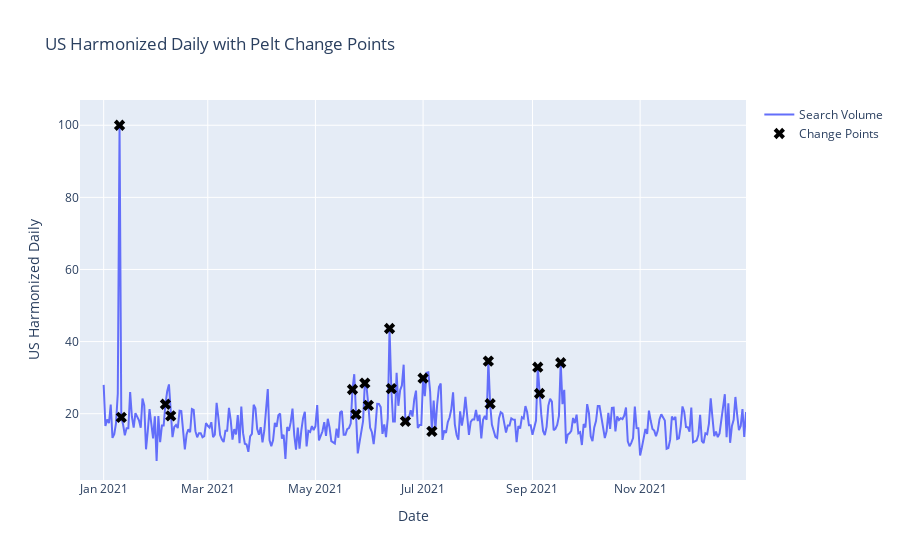

Notebook code for this chart:
### Code cell
fig = viz.pelt_model_l2(grouped.get_group('US'),'date','harmonized_daily')
fig.show()

### Figure 1 — Plotly figure (JSON) as saved in the notebook; plotly's stock layout.template omitted (floating-point values rounded to 4 significant figures; data arrays with more than 128 entries replaced by an {"elided": "..."} marker saying what was removed)
{"data": [{"mode": "lines", "name": "Search Volume", "type": "scatter", "x": {"elided": "365 str values"}, "y": {"elided": "365 float values"}}, {"marker": {"color": "black", "size": 10, "symbol": "x"}, "mode": "markers", "name": "Change Points", "type": "scatter", "x": ["2021-01-10T00:00:00", "2021-01-11T00:00:00", "2021-02-05T00:00:00", "2021-02-08T00:00:00", "2021-05-22T00:00:00", "2021-05-24T00:00:00", "2021-05-29T00:00:00", "2021-05-31T00:00:00", "2021-06-12T00:00:00", "2021-06-13T00:00:00", "2021-06-21T00:00:00", "2021-07-01T00:00:00", "2021-07-06T00:00:00", "2021-08-07T00:00:00", "2021-08-08T00:00:00", "2021-09-04T00:00:00", "2021-09-05T00:00:00", "2021-09-17T00:00:00", "2021-09-20T00:00:00"], "y": [100, 19, 22.62, 19.4, 26.72, 19.81, 28.48, 22.32, 43.63, 26.98, 17.89, 29.85, 15.12, 34.58, 22.77, 32.9, 25.6, 34.14]}], "layout": {"title": {"text": "US Harmonized Daily with Pelt Change Points"}, "xaxis": {"title": {"text": "Date"}}, "yaxis": {"title": {"text": "US Harmonized Daily"}}}}
